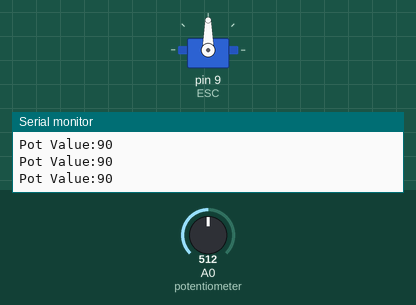
Bench run of a sketch on a simulated Arduino Uno, built with avr-gcc and run on an emulated ATmega328P. On the bench: servo, the last lines printed to the serial monitor. The test bench sets the inputs (shaded band); at power-on: A0 (potentiometer) = 512.

Above: at 3.2 s.
3.3 s: A0 (potentiometer) set to 555
At 3.7 s:
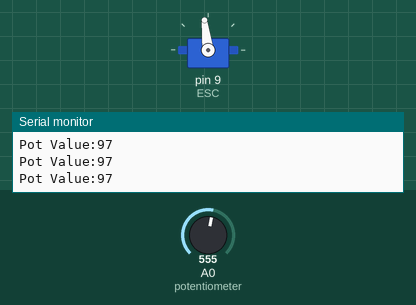
6.3 s: A0 (potentiometer) set to 584
At 7.2 s:
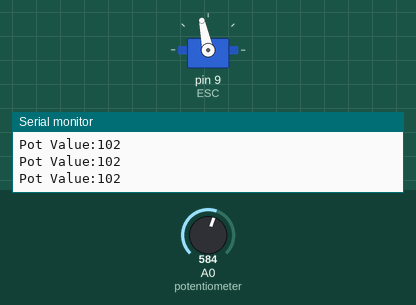
7.8 s: A0 (potentiometer) set to 306
At 8.8 s:
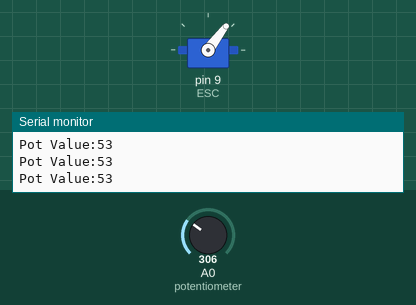
9.3 s: A0 (potentiometer) set to 716
At 9.9 s:
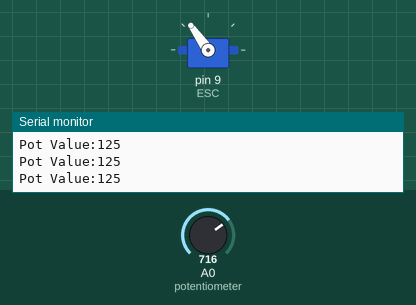
10.8 s: A0 (potentiometer) set to 122
At 12.0 s:
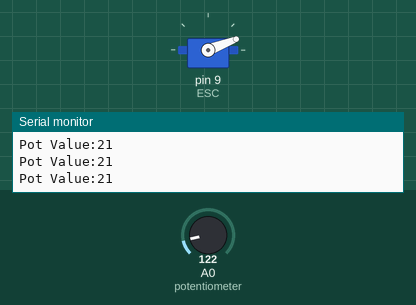
12.3 s: A0 (potentiometer) set to 61
13.8 s: A0 (potentiometer) set to 54
At 14.4 s:
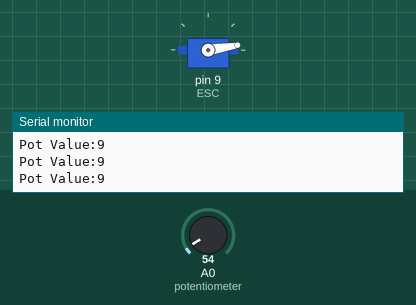
Timing chart, 0 to 16.8 s (numbered marks = the images above; inputs shaded):
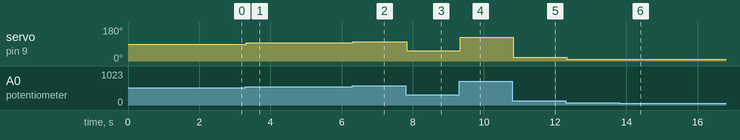

The sketch:

bldc.ino
```cpp
/*
        Arduino Brushless Motor Control
     by Dejan, https://howtomechatronics.com
*/

#include <Servo.h>
//#include <MPU6050.h>
#include <Wire.h>

//MPU6050 mpu;
Servo ESC;     // create servo object to control the ESC

int potValue;  // value from the analog pin
                                //unsigned long timer = 0;
                                //float timeStep = 0.01;
                                //
                                //float pitch = 0;
                                //float roll = 0;
                                //float yaw = 0;

void setup() {
  // Attach the ESC on pin 9
  Serial.begin(9600);
  ESC.attach(9,1000,2000); // (pin, min pulse width, max pulse width in microseconds)
                                //  while(!mpu.begin(MPU6050_SCALE_2000DPS, MPU6050_RANGE_2G))
                                //  {
                                //    Serial.println("Could not find a valid MPU6050 sensor, check wiring!");
                                //    delay(500);
                                //    }
                                //
                                //    mpu.calibrateGyro();
                                //    mpu.setThreshold(3);
  delay(2000);

}

void loop() {
  //delay(5000);
  potValue = analogRead(A0);   // reads the value of the potentiometer (value between 0 and 1023)
  potValue = map(potValue, 0, 1023, 0, 180);   // scale it to use it with the servo library (value between 0 and 180)
  Serial.print("Pot Value:");
  Serial.println(potValue);
  ESC.write(potValue);

                                                      //  timer = millis();
                                                      //
                                                      //  Vector norm = mpu.readNormalizeGyro();
                                                      //
                                                      //  pitch = pitch + norm.YAxis * timeStep;
                                                      //  roll = roll + norm.XAxis * timeStep;
                                                      //  yaw = yaw + norm.ZAxis * timeStep;
                                                      //
                                                      //
                                                      //  Serial.print(" Pitch = ");
                                                      //  Serial.print(pitch);
                                                      //
                                                      //  Serial.print(" roll = ");
                                                      //  Serial.print(roll);
                                                      //
                                                      //  Serial.print(" yaw = ");
                                                      //  Serial.print(yaw);
                                                      //


                                                      //  for(int i=0;i<255;i++)
                                                      // { ESC.write(i);    // Send the signal to the ESC
                                                      //  Serial.println(i);
                                                      //  delay(1000);
                                                      //  }
                                                      //    for(int i=255;i>0;i--){
                                                      //  ESC.write(i);
                                                      //   Serial.println(i);
                                                      //  delay(100); }
                                                      //  exit(0);
}
```

Measured:
- after the input at 3.3 s, servo on pin 9 (ESC): 90° → 97° at once
- after the input at 6.3 s, servo on pin 9 (ESC): 97° → 102° at once
- after the input at 7.8 s, servo on pin 9 (ESC): 102° → 53° at once
- after the input at 9.3 s, servo on pin 9 (ESC): 53° → 125° at once
- after the input at 10.8 s, servo on pin 9 (ESC): 125° → 21° at once
- after the input at 12.3 s, servo on pin 9 (ESC): 21° → 10° at once
- after the input at 13.8 s, servo on pin 9 (ESC): 10° → 9° at once
